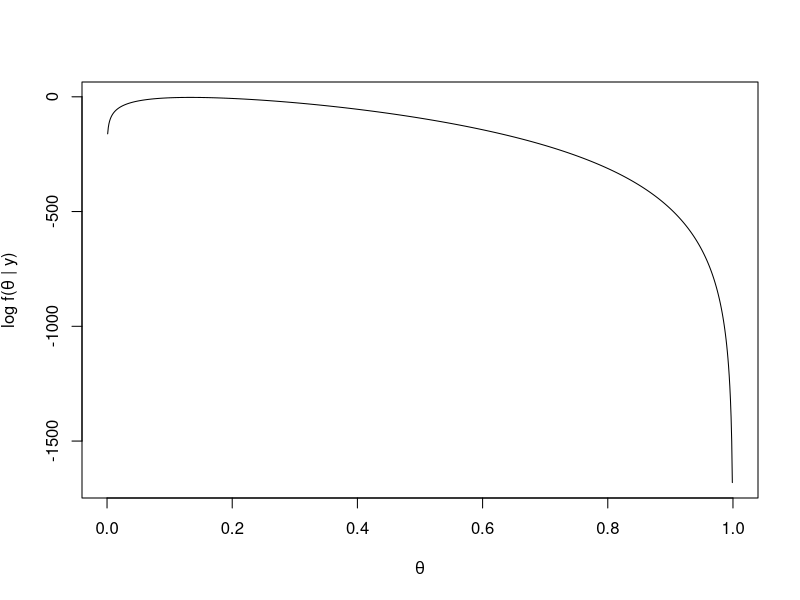
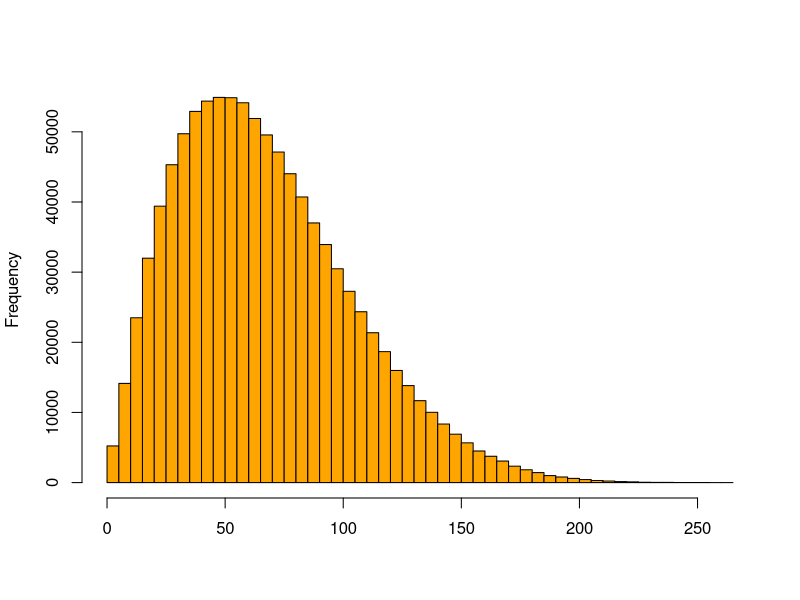
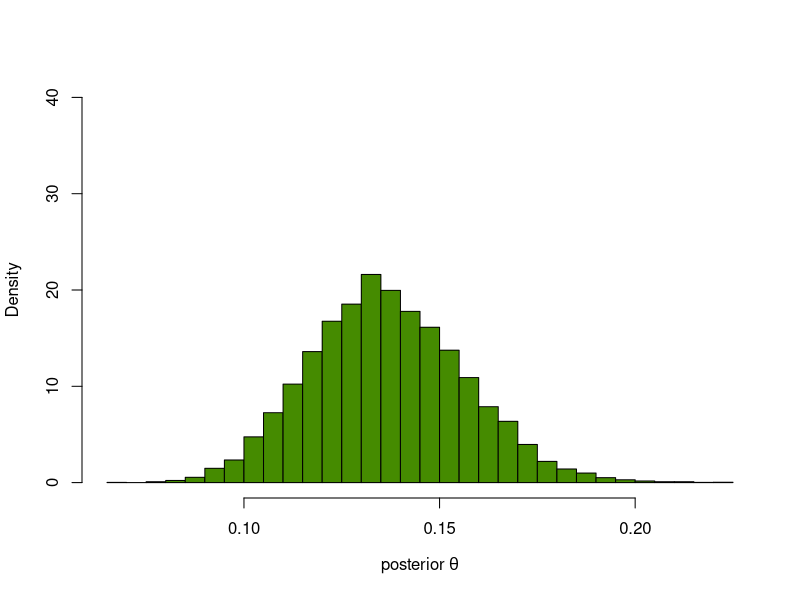
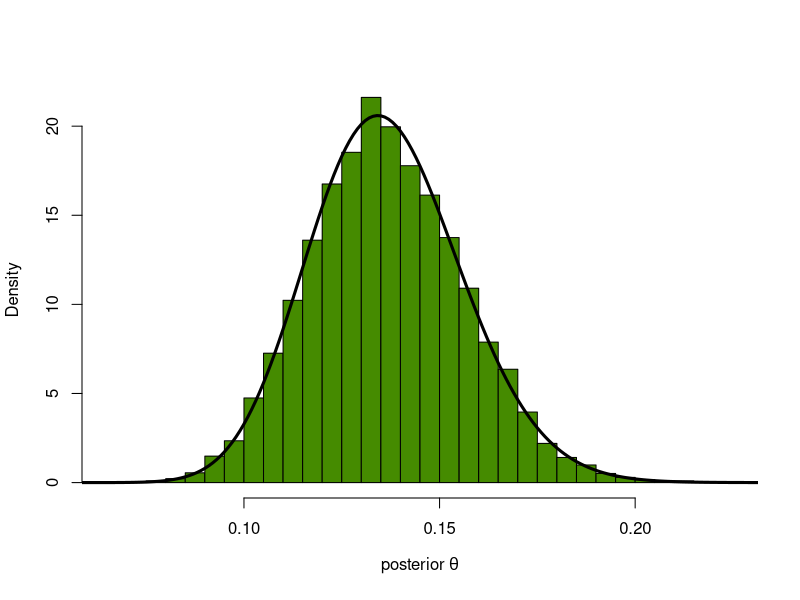
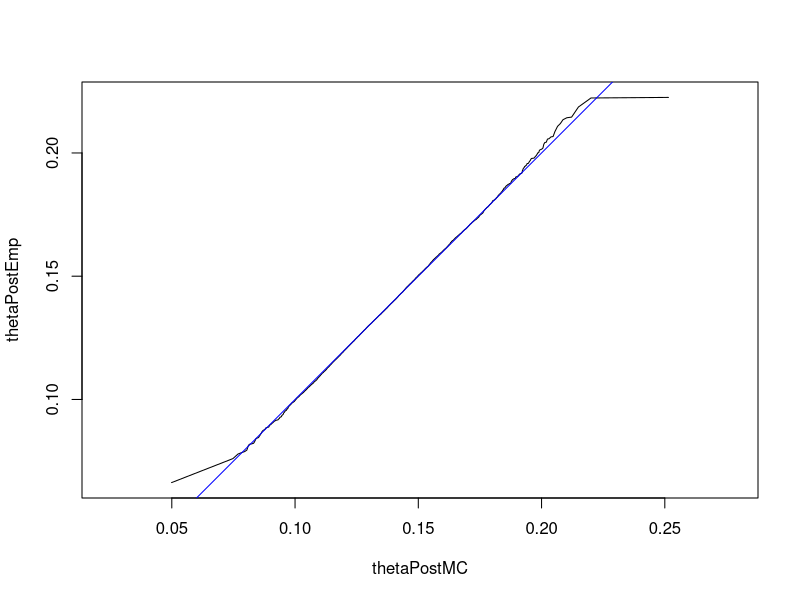

The R script that drew these images, in order:
## ---- chunk 1
loglikelihood = function(theta, n = 300, k = 40) { ## Function definition from the textbook
  log(choose(n, k)) + k * log(theta) + (n - k) * log(1 - theta)
}
## ---- chunk 2
thetas = seq(0, 1, by = 0.001)
plot(thetas, loglikelihood(thetas), xlab = expression(theta),
     ylab = expression(paste("log f(", theta, " | y)")),type = "l")
## ---- chunk 3
rtheta = rbeta(1000000, shape1 = 2.47, shape2 = 8.5)
## ---- chunk 4
y = vapply(rtheta, function(th) {
  rbinom(1, prob = th, size = 300)
}, numeric(1))
hist(y, breaks = 50, col = "orange", main = "", xlab = "")
## ---- chunk 5
thetaPostEmp = rtheta[ y == 40 ]
hist(thetaPostEmp, breaks = 40, col = "chartreuse4", main = "",
     probability = TRUE, xlab = expression("posterior"~theta), ylim=c(0,40))
densPostTheory  =  dbeta(thetas, 42.47, 268.5)
## ---- chunk 6
hist(thetaPostEmp, breaks = 40, col = "chartreuse4", main = "",
  probability = TRUE, xlab = expression("posterior"~theta))
lines(thetas, densPostTheory, type="l", lwd = 3)
## ---- chunk 7
mean(thetaPostEmp) # Empirical
dtheta = thetas[2]-thetas[1]
sum(thetas * densPostTheory * dtheta) # Theoretical
## ---- chunk 8
thetaPostMC = rbeta(n = 1e6, 42.47, 268.5)
mean(thetaPostMC)

qqplot(thetaPostMC, thetaPostEmp, type = "l", asp = 1)
abline(a = 0, b = 1, col = "blue")
densPost2 = dbeta(thetas, 42.47, 268.5)
mcPost2   = rbeta(1e6, 42.47, 268.5)
sum(thetas * densPost2 * dtheta)  # mean, by numeric integration

mean(mcPost2)                     # mean, by MC

thetas[which.max(densPost2)]      # MAP estimate

quantile(mcPost2, c(0.025, 0.975))
